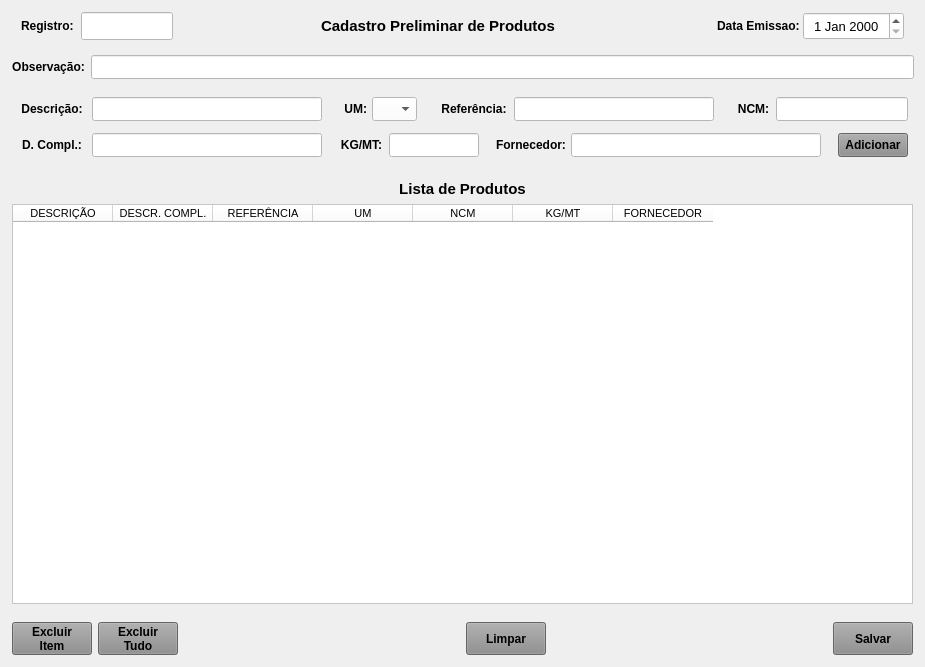
<?xml version="1.0" encoding="UTF-8"?>
<ui version="4.0">
 <class>MainWindow</class>
 <widget class="QMainWindow" name="MainWindow">
  <property name="geometry">
   <rect>
    <x>0</x>
    <y>0</y>
    <width>919</width>
    <height>667</height>
   </rect>
  </property>
  <property name="windowTitle">
   <string>Pré Cadastro de Produtos</string>
  </property>
  <widget class="QWidget" name="centralwidget">
   <layout class="QVBoxLayout" name="verticalLayout_2">
    <property name="leftMargin">
     <number>6</number>
    </property>
    <property name="topMargin">
     <number>6</number>
    </property>
    <property name="rightMargin">
     <number>6</number>
    </property>
    <property name="bottomMargin">
     <number>6</number>
    </property>
    <item>
     <widget class="QWidget" name="widget_cabecalho" native="true">
      <property name="sizePolicy">
       <sizepolicy hsizetype="Preferred" vsizetype="Fixed">
        <horstretch>0</horstretch>
        <verstretch>0</verstretch>
       </sizepolicy>
      </property>
      <property name="minimumSize">
       <size>
        <width>0</width>
        <height>40</height>
       </size>
      </property>
      <property name="maximumSize">
       <size>
        <width>16777215</width>
        <height>40</height>
       </size>
      </property>
      <property name="styleSheet">
       <string notr="true"/>
      </property>
      <layout class="QHBoxLayout" name="horizontalLayout">
       <property name="spacing">
        <number>0</number>
       </property>
       <property name="leftMargin">
        <number>15</number>
       </property>
       <property name="topMargin">
        <number>6</number>
       </property>
       <property name="rightMargin">
        <number>15</number>
       </property>
       <property name="bottomMargin">
        <number>6</number>
       </property>
       <item>
        <widget class="QLabel" name="label_3">
         <property name="sizePolicy">
          <sizepolicy hsizetype="Minimum" vsizetype="Preferred">
           <horstretch>0</horstretch>
           <verstretch>0</verstretch>
          </sizepolicy>
         </property>
         <property name="minimumSize">
          <size>
           <width>60</width>
           <height>0</height>
          </size>
         </property>
         <property name="maximumSize">
          <size>
           <width>60</width>
           <height>16777215</height>
          </size>
         </property>
         <property name="font">
          <font>
           <pointsize>9</pointsize>
           <weight>75</weight>
           <bold>true</bold>
          </font>
         </property>
         <property name="text">
          <string>Registro:</string>
         </property>
         <property name="alignment">
          <set>Qt::AlignLeading|Qt::AlignLeft|Qt::AlignVCenter</set>
         </property>
        </widget>
       </item>
       <item>
        <widget class="QLineEdit" name="line_Registro">
         <property name="sizePolicy">
          <sizepolicy hsizetype="Fixed" vsizetype="Preferred">
           <horstretch>0</horstretch>
           <verstretch>0</verstretch>
          </sizepolicy>
         </property>
         <property name="maximumSize">
          <size>
           <width>92</width>
           <height>16777215</height>
          </size>
         </property>
         <property name="font">
          <font>
           <pointsize>12</pointsize>
          </font>
         </property>
         <property name="styleSheet">
          <string notr="true">background-color: rgb(255, 255, 255);</string>
         </property>
         <property name="inputMask">
          <string/>
         </property>
         <property name="text">
          <string/>
         </property>
         <property name="frame">
          <bool>true</bool>
         </property>
         <property name="echoMode">
          <enum>QLineEdit::Normal</enum>
         </property>
         <property name="alignment">
          <set>Qt::AlignCenter</set>
         </property>
         <property name="dragEnabled">
          <bool>false</bool>
         </property>
         <property name="placeholderText">
          <string/>
         </property>
        </widget>
       </item>
       <item>
        <widget class="QLabel" name="label_13">
         <property name="sizePolicy">
          <sizepolicy hsizetype="Minimum" vsizetype="Preferred">
           <horstretch>0</horstretch>
           <verstretch>0</verstretch>
          </sizepolicy>
         </property>
         <property name="minimumSize">
          <size>
           <width>300</width>
           <height>0</height>
          </size>
         </property>
         <property name="font">
          <font>
           <pointsize>11</pointsize>
           <weight>75</weight>
           <bold>true</bold>
          </font>
         </property>
         <property name="styleSheet">
          <string notr="true"/>
         </property>
         <property name="text">
          <string>Cadastro Preliminar de Produtos</string>
         </property>
         <property name="alignment">
          <set>Qt::AlignCenter</set>
         </property>
        </widget>
       </item>
       <item>
        <widget class="QLabel" name="label_11">
         <property name="sizePolicy">
          <sizepolicy hsizetype="Minimum" vsizetype="Preferred">
           <horstretch>0</horstretch>
           <verstretch>0</verstretch>
          </sizepolicy>
         </property>
         <property name="minimumSize">
          <size>
           <width>100</width>
           <height>0</height>
          </size>
         </property>
         <property name="maximumSize">
          <size>
           <width>100</width>
           <height>16777215</height>
          </size>
         </property>
         <property name="font">
          <font>
           <pointsize>9</pointsize>
           <weight>75</weight>
           <bold>true</bold>
          </font>
         </property>
         <property name="text">
          <string>Data Emissao: </string>
         </property>
         <property name="alignment">
          <set>Qt::AlignRight|Qt::AlignTrailing|Qt::AlignVCenter</set>
         </property>
        </widget>
       </item>
       <item>
        <widget class="QDateEdit" name="date_Emissao">
         <property name="sizePolicy">
          <sizepolicy hsizetype="Minimum" vsizetype="Preferred">
           <horstretch>0</horstretch>
           <verstretch>0</verstretch>
          </sizepolicy>
         </property>
         <property name="minimumSize">
          <size>
           <width>101</width>
           <height>0</height>
          </size>
         </property>
         <property name="maximumSize">
          <size>
           <width>101</width>
           <height>16777215</height>
          </size>
         </property>
         <property name="font">
          <font>
           <pointsize>10</pointsize>
          </font>
         </property>
         <property name="styleSheet">
          <string notr="true">background-color: rgb(255, 255, 255);</string>
         </property>
         <property name="alignment">
          <set>Qt::AlignCenter</set>
         </property>
        </widget>
       </item>
      </layout>
     </widget>
    </item>
    <item>
     <widget class="QWidget" name="widget_Cor1" native="true">
      <property name="minimumSize">
       <size>
        <width>0</width>
        <height>30</height>
       </size>
      </property>
      <property name="maximumSize">
       <size>
        <width>16777215</width>
        <height>30</height>
       </size>
      </property>
      <property name="styleSheet">
       <string notr="true"/>
      </property>
      <layout class="QHBoxLayout" name="horizontalLayout_22">
       <property name="spacing">
        <number>5</number>
       </property>
       <property name="leftMargin">
        <number>5</number>
       </property>
       <property name="topMargin">
        <number>3</number>
       </property>
       <property name="rightMargin">
        <number>5</number>
       </property>
       <property name="bottomMargin">
        <number>3</number>
       </property>
       <item>
        <widget class="QLabel" name="label_69">
         <property name="minimumSize">
          <size>
           <width>75</width>
           <height>0</height>
          </size>
         </property>
         <property name="maximumSize">
          <size>
           <width>75</width>
           <height>16777215</height>
          </size>
         </property>
         <property name="font">
          <font>
           <pointsize>9</pointsize>
           <weight>75</weight>
           <bold>true</bold>
          </font>
         </property>
         <property name="text">
          <string>Observação:</string>
         </property>
         <property name="alignment">
          <set>Qt::AlignCenter</set>
         </property>
        </widget>
       </item>
       <item>
        <widget class="QLineEdit" name="line_Obs">
         <property name="sizePolicy">
          <sizepolicy hsizetype="Preferred" vsizetype="Preferred">
           <horstretch>0</horstretch>
           <verstretch>0</verstretch>
          </sizepolicy>
         </property>
         <property name="minimumSize">
          <size>
           <width>0</width>
           <height>0</height>
          </size>
         </property>
         <property name="maximumSize">
          <size>
           <width>16777215</width>
           <height>16777215</height>
          </size>
         </property>
         <property name="font">
          <font>
           <pointsize>9</pointsize>
          </font>
         </property>
         <property name="styleSheet">
          <string notr="true">background-color: rgb(255, 255, 255);</string>
         </property>
         <property name="alignment">
          <set>Qt::AlignLeading|Qt::AlignLeft|Qt::AlignVCenter</set>
         </property>
        </widget>
       </item>
      </layout>
     </widget>
    </item>
    <item>
     <widget class="QWidget" name="widget_Cor2" native="true">
      <property name="minimumSize">
       <size>
        <width>0</width>
        <height>80</height>
       </size>
      </property>
      <property name="maximumSize">
       <size>
        <width>16777215</width>
        <height>80</height>
       </size>
      </property>
      <property name="styleSheet">
       <string notr="true"/>
      </property>
      <layout class="QVBoxLayout" name="verticalLayout">
       <property name="leftMargin">
        <number>6</number>
       </property>
       <property name="topMargin">
        <number>6</number>
       </property>
       <property name="rightMargin">
        <number>6</number>
       </property>
       <property name="bottomMargin">
        <number>6</number>
       </property>
       <item>
        <widget class="QWidget" name="widget_38" native="true">
         <property name="minimumSize">
          <size>
           <width>0</width>
           <height>30</height>
          </size>
         </property>
         <property name="maximumSize">
          <size>
           <width>16777215</width>
           <height>30</height>
          </size>
         </property>
         <property name="styleSheet">
          <string notr="true"/>
         </property>
         <layout class="QHBoxLayout" name="horizontalLayout_5">
          <property name="spacing">
           <number>5</number>
          </property>
          <property name="leftMargin">
           <number>5</number>
          </property>
          <property name="topMargin">
           <number>3</number>
          </property>
          <property name="rightMargin">
           <number>5</number>
          </property>
          <property name="bottomMargin">
           <number>3</number>
          </property>
          <item>
           <widget class="QLabel" name="label_50">
            <property name="minimumSize">
             <size>
              <width>70</width>
              <height>0</height>
             </size>
            </property>
            <property name="maximumSize">
             <size>
              <width>70</width>
              <height>16777215</height>
             </size>
            </property>
            <property name="font">
             <font>
              <pointsize>9</pointsize>
              <weight>75</weight>
              <bold>true</bold>
             </font>
            </property>
            <property name="text">
             <string>Descrição:</string>
            </property>
            <property name="alignment">
             <set>Qt::AlignCenter</set>
            </property>
           </widget>
          </item>
          <item>
           <widget class="QLineEdit" name="line_Descricao">
            <property name="sizePolicy">
             <sizepolicy hsizetype="Preferred" vsizetype="Preferred">
              <horstretch>0</horstretch>
              <verstretch>0</verstretch>
             </sizepolicy>
            </property>
            <property name="minimumSize">
             <size>
              <width>230</width>
              <height>0</height>
             </size>
            </property>
            <property name="maximumSize">
             <size>
              <width>16777215</width>
              <height>16777215</height>
             </size>
            </property>
            <property name="font">
             <font>
              <pointsize>9</pointsize>
             </font>
            </property>
            <property name="styleSheet">
             <string notr="true">background-color: rgb(255, 255, 255);</string>
            </property>
            <property name="text">
             <string/>
            </property>
            <property name="maxLength">
             <number>30</number>
            </property>
            <property name="alignment">
             <set>Qt::AlignLeading|Qt::AlignLeft|Qt::AlignVCenter</set>
            </property>
           </widget>
          </item>
          <item>
           <widget class="QLabel" name="label_8">
            <property name="text">
             <string/>
            </property>
           </widget>
          </item>
          <item>
           <widget class="QLabel" name="label_26">
            <property name="maximumSize">
             <size>
              <width>25</width>
              <height>16777215</height>
             </size>
            </property>
            <property name="font">
             <font>
              <pointsize>9</pointsize>
              <weight>75</weight>
              <bold>true</bold>
             </font>
            </property>
            <property name="text">
             <string>UM:</string>
            </property>
            <property name="alignment">
             <set>Qt::AlignRight|Qt::AlignTrailing|Qt::AlignVCenter</set>
            </property>
           </widget>
          </item>
          <item>
           <widget class="QComboBox" name="combo_UM">
            <property name="sizePolicy">
             <sizepolicy hsizetype="Preferred" vsizetype="Preferred">
              <horstretch>0</horstretch>
              <verstretch>0</verstretch>
             </sizepolicy>
            </property>
            <property name="minimumSize">
             <size>
              <width>45</width>
              <height>0</height>
             </size>
            </property>
            <property name="maximumSize">
             <size>
              <width>45</width>
              <height>16777215</height>
             </size>
            </property>
            <property name="styleSheet">
             <string notr="true">background-color: rgb(255, 255, 255);
text-align: center;</string>
            </property>
            <item>
             <property name="text">
              <string/>
             </property>
            </item>
            <item>
             <property name="text">
              <string>UN</string>
             </property>
            </item>
            <item>
             <property name="text">
              <string>MT</string>
             </property>
            </item>
            <item>
             <property name="text">
              <string>MM</string>
             </property>
            </item>
            <item>
             <property name="text">
              <string>LT</string>
             </property>
            </item>
            <item>
             <property name="text">
              <string>KG</string>
             </property>
            </item>
            <item>
             <property name="text">
              <string>CT</string>
             </property>
            </item>
            <item>
             <property name="text">
              <string>ML</string>
             </property>
            </item>
            <item>
             <property name="text">
              <string>M²</string>
             </property>
            </item>
            <item>
             <property name="text">
              <string>M³</string>
             </property>
            </item>
           </widget>
          </item>
          <item>
           <widget class="QLabel" name="label_6">
            <property name="text">
             <string/>
            </property>
           </widget>
          </item>
          <item>
           <widget class="QLabel" name="label_59">
            <property name="minimumSize">
             <size>
              <width>70</width>
              <height>0</height>
             </size>
            </property>
            <property name="maximumSize">
             <size>
              <width>70</width>
              <height>16777215</height>
             </size>
            </property>
            <property name="font">
             <font>
              <pointsize>9</pointsize>
              <weight>75</weight>
              <bold>true</bold>
             </font>
            </property>
            <property name="text">
             <string>Referência:</string>
            </property>
            <property name="alignment">
             <set>Qt::AlignCenter</set>
            </property>
           </widget>
          </item>
          <item>
           <widget class="QLineEdit" name="line_Referencia">
            <property name="sizePolicy">
             <sizepolicy hsizetype="Preferred" vsizetype="Preferred">
              <horstretch>0</horstretch>
              <verstretch>0</verstretch>
             </sizepolicy>
            </property>
            <property name="minimumSize">
             <size>
              <width>200</width>
              <height>0</height>
             </size>
            </property>
            <property name="maximumSize">
             <size>
              <width>16777215</width>
              <height>16777215</height>
             </size>
            </property>
            <property name="font">
             <font>
              <pointsize>9</pointsize>
             </font>
            </property>
            <property name="cursor">
             <cursorShape>IBeamCursor</cursorShape>
            </property>
            <property name="styleSheet">
             <string notr="true">background-color: rgb(255, 255, 255);</string>
            </property>
            <property name="inputMask">
             <string/>
            </property>
            <property name="text">
             <string/>
            </property>
            <property name="maxLength">
             <number>20</number>
            </property>
            <property name="frame">
             <bool>true</bool>
            </property>
            <property name="echoMode">
             <enum>QLineEdit::Normal</enum>
            </property>
            <property name="alignment">
             <set>Qt::AlignLeading|Qt::AlignLeft|Qt::AlignVCenter</set>
            </property>
           </widget>
          </item>
          <item>
           <widget class="QLabel" name="label_2">
            <property name="text">
             <string/>
            </property>
           </widget>
          </item>
          <item>
           <widget class="QLabel" name="label_63">
            <property name="minimumSize">
             <size>
              <width>35</width>
              <height>0</height>
             </size>
            </property>
            <property name="maximumSize">
             <size>
              <width>35</width>
              <height>16777215</height>
             </size>
            </property>
            <property name="font">
             <font>
              <pointsize>9</pointsize>
              <weight>75</weight>
              <bold>true</bold>
             </font>
            </property>
            <property name="text">
             <string>NCM:</string>
            </property>
            <property name="alignment">
             <set>Qt::AlignCenter</set>
            </property>
           </widget>
          </item>
          <item>
           <widget class="QLineEdit" name="line_NCM">
            <property name="sizePolicy">
             <sizepolicy hsizetype="Preferred" vsizetype="Preferred">
              <horstretch>0</horstretch>
              <verstretch>0</verstretch>
             </sizepolicy>
            </property>
            <property name="minimumSize">
             <size>
              <width>132</width>
              <height>0</height>
             </size>
            </property>
            <property name="maximumSize">
             <size>
              <width>132</width>
              <height>16777215</height>
             </size>
            </property>
            <property name="font">
             <font>
              <pointsize>9</pointsize>
             </font>
            </property>
            <property name="styleSheet">
             <string notr="true">background-color: rgb(255, 255, 255);</string>
            </property>
            <property name="maxLength">
             <number>10</number>
            </property>
            <property name="alignment">
             <set>Qt::AlignCenter</set>
            </property>
           </widget>
          </item>
         </layout>
        </widget>
       </item>
       <item>
        <widget class="QWidget" name="widget_33" native="true">
         <property name="minimumSize">
          <size>
           <width>0</width>
           <height>30</height>
          </size>
         </property>
         <property name="maximumSize">
          <size>
           <width>16777215</width>
           <height>30</height>
          </size>
         </property>
         <property name="styleSheet">
          <string notr="true"/>
         </property>
         <layout class="QHBoxLayout" name="horizontalLayout_26">
          <property name="spacing">
           <number>5</number>
          </property>
          <property name="leftMargin">
           <number>5</number>
          </property>
          <property name="topMargin">
           <number>3</number>
          </property>
          <property name="rightMargin">
           <number>5</number>
          </property>
          <property name="bottomMargin">
           <number>3</number>
          </property>
          <item>
           <widget class="QLabel" name="label_64">
            <property name="minimumSize">
             <size>
              <width>70</width>
              <height>0</height>
             </size>
            </property>
            <property name="maximumSize">
             <size>
              <width>70</width>
              <height>16777215</height>
             </size>
            </property>
            <property name="font">
             <font>
              <pointsize>9</pointsize>
              <weight>75</weight>
              <bold>true</bold>
             </font>
            </property>
            <property name="text">
             <string>D. Compl.:</string>
            </property>
            <property name="alignment">
             <set>Qt::AlignCenter</set>
            </property>
           </widget>
          </item>
          <item>
           <widget class="QLineEdit" name="line_DescrCompl">
            <property name="sizePolicy">
             <sizepolicy hsizetype="Preferred" vsizetype="Preferred">
              <horstretch>0</horstretch>
              <verstretch>0</verstretch>
             </sizepolicy>
            </property>
            <property name="minimumSize">
             <size>
              <width>230</width>
              <height>0</height>
             </size>
            </property>
            <property name="maximumSize">
             <size>
              <width>16777215</width>
              <height>16777215</height>
             </size>
            </property>
            <property name="font">
             <font>
              <pointsize>9</pointsize>
             </font>
            </property>
            <property name="styleSheet">
             <string notr="true">background-color: rgb(255, 255, 255);</string>
            </property>
            <property name="text">
             <string/>
            </property>
            <property name="maxLength">
             <number>30</number>
            </property>
            <property name="alignment">
             <set>Qt::AlignLeading|Qt::AlignLeft|Qt::AlignVCenter</set>
            </property>
           </widget>
          </item>
          <item>
           <widget class="QLabel" name="label_9">
            <property name="text">
             <string/>
            </property>
           </widget>
          </item>
          <item>
           <widget class="QLabel" name="label_68">
            <property name="minimumSize">
             <size>
              <width>45</width>
              <height>0</height>
             </size>
            </property>
            <property name="maximumSize">
             <size>
              <width>45</width>
              <height>16777215</height>
             </size>
            </property>
            <property name="font">
             <font>
              <pointsize>9</pointsize>
              <weight>75</weight>
              <bold>true</bold>
             </font>
            </property>
            <property name="text">
             <string>KG/MT:</string>
            </property>
            <property name="alignment">
             <set>Qt::AlignCenter</set>
            </property>
           </widget>
          </item>
          <item>
           <widget class="QLineEdit" name="line_kg_mt">
            <property name="sizePolicy">
             <sizepolicy hsizetype="Preferred" vsizetype="Preferred">
              <horstretch>0</horstretch>
              <verstretch>0</verstretch>
             </sizepolicy>
            </property>
            <property name="minimumSize">
             <size>
              <width>90</width>
              <height>0</height>
             </size>
            </property>
            <property name="maximumSize">
             <size>
              <width>90</width>
              <height>16777215</height>
             </size>
            </property>
            <property name="font">
             <font>
              <pointsize>9</pointsize>
             </font>
            </property>
            <property name="styleSheet">
             <string notr="true">background-color: rgb(255, 255, 255);</string>
            </property>
            <property name="alignment">
             <set>Qt::AlignCenter</set>
            </property>
           </widget>
          </item>
          <item>
           <widget class="QLabel" name="label_5">
            <property name="text">
             <string/>
            </property>
           </widget>
          </item>
          <item>
           <widget class="QLabel" name="label_71">
            <property name="minimumSize">
             <size>
              <width>70</width>
              <height>0</height>
             </size>
            </property>
            <property name="maximumSize">
             <size>
              <width>70</width>
              <height>16777215</height>
             </size>
            </property>
            <property name="font">
             <font>
              <pointsize>9</pointsize>
              <weight>75</weight>
              <bold>true</bold>
             </font>
            </property>
            <property name="text">
             <string>Fornecedor:</string>
            </property>
            <property name="alignment">
             <set>Qt::AlignCenter</set>
            </property>
           </widget>
          </item>
          <item>
           <widget class="QLineEdit" name="line_Fornecedor">
            <property name="sizePolicy">
             <sizepolicy hsizetype="Preferred" vsizetype="Preferred">
              <horstretch>0</horstretch>
              <verstretch>0</verstretch>
             </sizepolicy>
            </property>
            <property name="minimumSize">
             <size>
              <width>250</width>
              <height>0</height>
             </size>
            </property>
            <property name="maximumSize">
             <size>
              <width>16777215</width>
              <height>16777215</height>
             </size>
            </property>
            <property name="font">
             <font>
              <pointsize>9</pointsize>
             </font>
            </property>
            <property name="styleSheet">
             <string notr="true">background-color: rgb(255, 255, 255);</string>
            </property>
            <property name="alignment">
             <set>Qt::AlignLeading|Qt::AlignLeft|Qt::AlignVCenter</set>
            </property>
           </widget>
          </item>
          <item>
           <widget class="QLabel" name="label_4">
            <property name="text">
             <string/>
            </property>
           </widget>
          </item>
          <item>
           <widget class="QPushButton" name="btn_Adicionar">
            <property name="sizePolicy">
             <sizepolicy hsizetype="Fixed" vsizetype="Preferred">
              <horstretch>0</horstretch>
              <verstretch>0</verstretch>
             </sizepolicy>
            </property>
            <property name="minimumSize">
             <size>
              <width>70</width>
              <height>0</height>
             </size>
            </property>
            <property name="maximumSize">
             <size>
              <width>70</width>
              <height>16777215</height>
             </size>
            </property>
            <property name="font">
             <font>
              <pointsize>9</pointsize>
              <weight>75</weight>
              <bold>true</bold>
             </font>
            </property>
            <property name="cursor">
             <cursorShape>PointingHandCursor</cursorShape>
            </property>
            <property name="layoutDirection">
             <enum>Qt::LeftToRight</enum>
            </property>
            <property name="autoFillBackground">
             <bool>false</bool>
            </property>
            <property name="styleSheet">
             <string notr="true">background-color: rgb(141, 141, 141);</string>
            </property>
            <property name="text">
             <string>Adicionar</string>
            </property>
            <property name="checkable">
             <bool>false</bool>
            </property>
            <property name="autoDefault">
             <bool>false</bool>
            </property>
            <property name="default">
             <bool>false</bool>
            </property>
            <property name="flat">
             <bool>false</bool>
            </property>
           </widget>
          </item>
         </layout>
        </widget>
       </item>
      </layout>
     </widget>
    </item>
    <item>
     <widget class="QWidget" name="widget_Cor3" native="true">
      <property name="styleSheet">
       <string notr="true"/>
      </property>
      <layout class="QVBoxLayout" name="verticalLayout_3">
       <property name="leftMargin">
        <number>6</number>
       </property>
       <property name="topMargin">
        <number>6</number>
       </property>
       <property name="rightMargin">
        <number>6</number>
       </property>
       <property name="bottomMargin">
        <number>6</number>
       </property>
       <item>
        <widget class="QLabel" name="label_Titulo">
         <property name="maximumSize">
          <size>
           <width>16777215</width>
           <height>18</height>
          </size>
         </property>
         <property name="font">
          <font>
           <pointsize>11</pointsize>
           <weight>75</weight>
           <bold>true</bold>
          </font>
         </property>
         <property name="text">
          <string>Lista de Produtos</string>
         </property>
         <property name="alignment">
          <set>Qt::AlignCenter</set>
         </property>
        </widget>
       </item>
       <item>
        <widget class="QTableWidget" name="table_Produto">
         <property name="sizePolicy">
          <sizepolicy hsizetype="Preferred" vsizetype="Preferred">
           <horstretch>0</horstretch>
           <verstretch>0</verstretch>
          </sizepolicy>
         </property>
         <property name="font">
          <font>
           <pointsize>8</pointsize>
          </font>
         </property>
         <property name="styleSheet">
          <string notr="true">background-color: rgb(255, 255, 255);</string>
         </property>
         <column>
          <property name="text">
           <string>DESCRIÇÃO</string>
          </property>
         </column>
         <column>
          <property name="text">
           <string>DESCR. COMPL.</string>
          </property>
         </column>
         <column>
          <property name="text">
           <string>REFERÊNCIA</string>
          </property>
         </column>
         <column>
          <property name="text">
           <string>UM</string>
          </property>
         </column>
         <column>
          <property name="text">
           <string>NCM</string>
          </property>
         </column>
         <column>
          <property name="text">
           <string>KG/MT</string>
          </property>
         </column>
         <column>
          <property name="text">
           <string>FORNECEDOR</string>
          </property>
         </column>
        </widget>
       </item>
      </layout>
     </widget>
    </item>
    <item>
     <widget class="QWidget" name="widget_Cor4" native="true">
      <property name="minimumSize">
       <size>
        <width>0</width>
        <height>45</height>
       </size>
      </property>
      <property name="maximumSize">
       <size>
        <width>16777215</width>
        <height>45</height>
       </size>
      </property>
      <property name="styleSheet">
       <string notr="true"/>
      </property>
      <layout class="QHBoxLayout" name="horizontalLayout_25">
       <property name="spacing">
        <number>6</number>
       </property>
       <property name="leftMargin">
        <number>6</number>
       </property>
       <property name="topMargin">
        <number>6</number>
       </property>
       <property name="rightMargin">
        <number>6</number>
       </property>
       <property name="bottomMargin">
        <number>6</number>
       </property>
       <item>
        <widget class="QPushButton" name="btn_ExcluirItem">
         <property name="sizePolicy">
          <sizepolicy hsizetype="Fixed" vsizetype="Preferred">
           <horstretch>0</horstretch>
           <verstretch>0</verstretch>
          </sizepolicy>
         </property>
         <property name="minimumSize">
          <size>
           <width>80</width>
           <height>0</height>
          </size>
         </property>
         <property name="maximumSize">
          <size>
           <width>80</width>
           <height>16777215</height>
          </size>
         </property>
         <property name="font">
          <font>
           <pointsize>9</pointsize>
           <weight>75</weight>
           <bold>true</bold>
          </font>
         </property>
         <property name="cursor">
          <cursorShape>PointingHandCursor</cursorShape>
         </property>
         <property name="layoutDirection">
          <enum>Qt::LeftToRight</enum>
         </property>
         <property name="autoFillBackground">
          <bool>false</bool>
         </property>
         <property name="styleSheet">
          <string notr="true">background-color: rgb(141, 141, 141);</string>
         </property>
         <property name="text">
          <string>Excluir
Item</string>
         </property>
         <property name="checkable">
          <bool>false</bool>
         </property>
         <property name="autoDefault">
          <bool>false</bool>
         </property>
         <property name="default">
          <bool>false</bool>
         </property>
         <property name="flat">
          <bool>false</bool>
         </property>
        </widget>
       </item>
       <item>
        <widget class="QPushButton" name="btn_ExcluirTudo">
         <property name="sizePolicy">
          <sizepolicy hsizetype="Fixed" vsizetype="Preferred">
           <horstretch>0</horstretch>
           <verstretch>0</verstretch>
          </sizepolicy>
         </property>
         <property name="minimumSize">
          <size>
           <width>80</width>
           <height>0</height>
          </size>
         </property>
         <property name="maximumSize">
          <size>
           <width>80</width>
           <height>16777215</height>
          </size>
         </property>
         <property name="font">
          <font>
           <pointsize>9</pointsize>
           <weight>75</weight>
           <bold>true</bold>
          </font>
         </property>
         <property name="cursor">
          <cursorShape>PointingHandCursor</cursorShape>
         </property>
         <property name="layoutDirection">
          <enum>Qt::LeftToRight</enum>
         </property>
         <property name="autoFillBackground">
          <bool>false</bool>
         </property>
         <property name="styleSheet">
          <string notr="true">background-color: rgb(141, 141, 141);</string>
         </property>
         <property name="text">
          <string>Excluir
Tudo</string>
         </property>
         <property name="checkable">
          <bool>false</bool>
         </property>
         <property name="autoDefault">
          <bool>false</bool>
         </property>
         <property name="default">
          <bool>false</bool>
         </property>
         <property name="flat">
          <bool>false</bool>
         </property>
        </widget>
       </item>
       <item>
        <widget class="QLabel" name="label_40">
         <property name="text">
          <string/>
         </property>
        </widget>
       </item>
       <item>
        <widget class="QPushButton" name="btn_Limpar">
         <property name="sizePolicy">
          <sizepolicy hsizetype="Fixed" vsizetype="Preferred">
           <horstretch>0</horstretch>
           <verstretch>0</verstretch>
          </sizepolicy>
         </property>
         <property name="minimumSize">
          <size>
           <width>80</width>
           <height>0</height>
          </size>
         </property>
         <property name="maximumSize">
          <size>
           <width>80</width>
           <height>16777215</height>
          </size>
         </property>
         <property name="font">
          <font>
           <pointsize>9</pointsize>
           <weight>75</weight>
           <bold>true</bold>
          </font>
         </property>
         <property name="cursor">
          <cursorShape>PointingHandCursor</cursorShape>
         </property>
         <property name="layoutDirection">
          <enum>Qt::LeftToRight</enum>
         </property>
         <property name="autoFillBackground">
          <bool>false</bool>
         </property>
         <property name="styleSheet">
          <string notr="true">background-color: rgb(141, 141, 141);</string>
         </property>
         <property name="text">
          <string>Limpar</string>
         </property>
         <property name="checkable">
          <bool>false</bool>
         </property>
         <property name="autoDefault">
          <bool>false</bool>
         </property>
         <property name="default">
          <bool>false</bool>
         </property>
         <property name="flat">
          <bool>false</bool>
         </property>
        </widget>
       </item>
       <item>
        <widget class="QLabel" name="label">
         <property name="text">
          <string/>
         </property>
        </widget>
       </item>
       <item>
        <widget class="QPushButton" name="btn_Salvar">
         <property name="sizePolicy">
          <sizepolicy hsizetype="Fixed" vsizetype="Preferred">
           <horstretch>0</horstretch>
           <verstretch>0</verstretch>
          </sizepolicy>
         </property>
         <property name="minimumSize">
          <size>
           <width>80</width>
           <height>0</height>
          </size>
         </property>
         <property name="maximumSize">
          <size>
           <width>80</width>
           <height>16777215</height>
          </size>
         </property>
         <property name="font">
          <font>
           <pointsize>9</pointsize>
           <weight>75</weight>
           <bold>true</bold>
          </font>
         </property>
         <property name="cursor">
          <cursorShape>PointingHandCursor</cursorShape>
         </property>
         <property name="layoutDirection">
          <enum>Qt::LeftToRight</enum>
         </property>
         <property name="autoFillBackground">
          <bool>false</bool>
         </property>
         <property name="styleSheet">
          <string notr="true">background-color: rgb(141, 141, 141);</string>
         </property>
         <property name="text">
          <string>Salvar</string>
         </property>
         <property name="checkable">
          <bool>false</bool>
         </property>
         <property name="autoDefault">
          <bool>false</bool>
         </property>
         <property name="default">
          <bool>false</bool>
         </property>
         <property name="flat">
          <bool>false</bool>
         </property>
        </widget>
       </item>
      </layout>
     </widget>
    </item>
   </layout>
  </widget>
 </widget>
 <tabstops>
  <tabstop>line_Obs</tabstop>
  <tabstop>line_Descricao</tabstop>
  <tabstop>combo_UM</tabstop>
  <tabstop>line_Referencia</tabstop>
  <tabstop>line_NCM</tabstop>
  <tabstop>line_DescrCompl</tabstop>
  <tabstop>line_kg_mt</tabstop>
  <tabstop>line_Fornecedor</tabstop>
  <tabstop>btn_Adicionar</tabstop>
  <tabstop>date_Emissao</tabstop>
  <tabstop>table_Produto</tabstop>
  <tabstop>btn_ExcluirItem</tabstop>
  <tabstop>btn_ExcluirTudo</tabstop>
  <tabstop>btn_Limpar</tabstop>
  <tabstop>btn_Salvar</tabstop>
  <tabstop>line_Registro</tabstop>
 </tabstops>
 <resources/>
 <connections/>
</ui>
